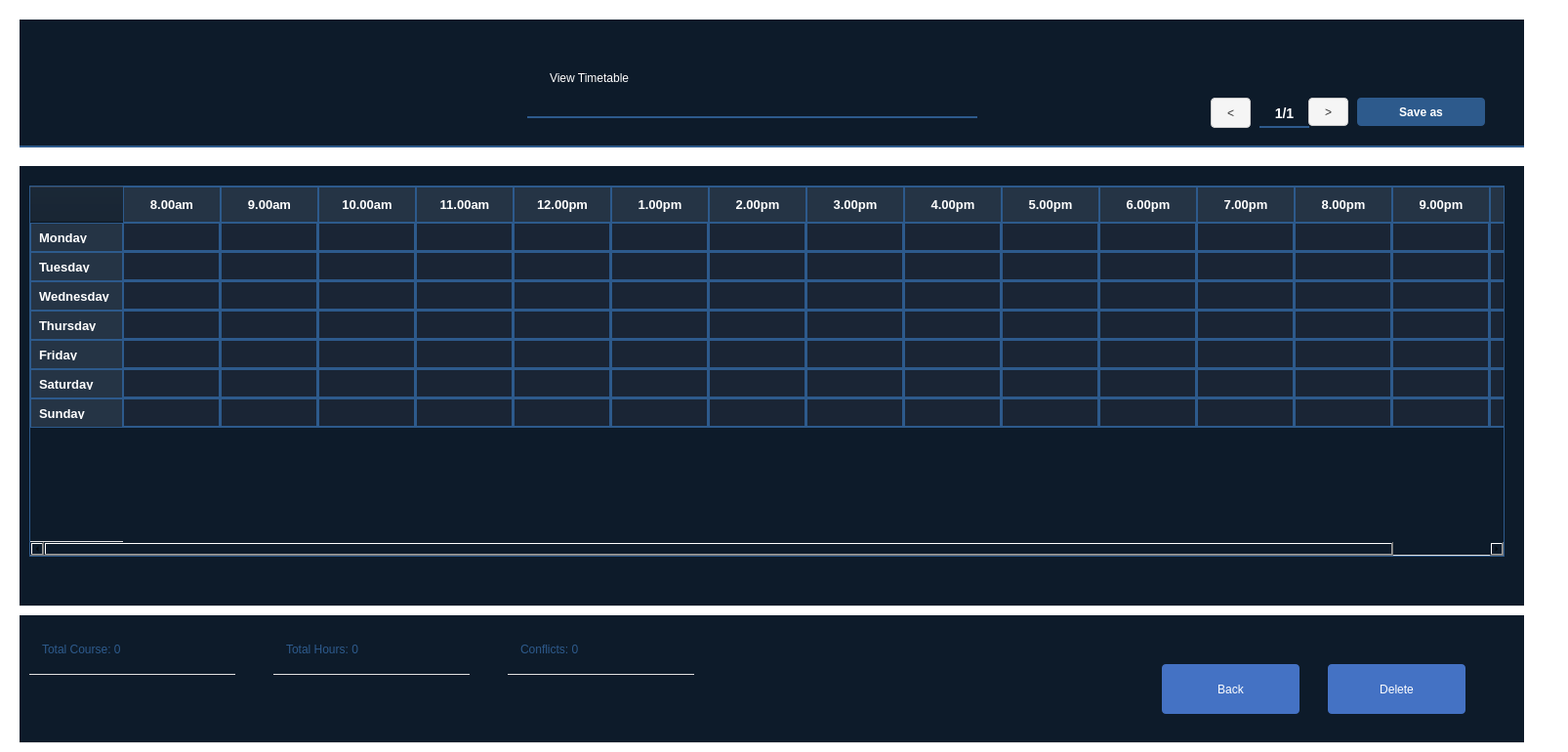
<?xml version="1.0" encoding="UTF-8"?>
<ui version="4.0">
 <class>TIMETABLE</class>
 <widget class="QDialog" name="TIMETABLE">
  <property name="geometry">
   <rect>
    <x>0</x>
    <y>0</y>
    <width>1606</width>
    <height>770</height>
   </rect>
  </property>
  <property name="windowTitle">
   <string>Dialog</string>
  </property>
  <property name="styleSheet">
   <string notr="true">background-color: #FFFFFF;</string>
  </property>
  <widget class="QWidget" name="horizontalLayoutWidget">
   <property name="geometry">
    <rect>
     <x>20</x>
     <y>20</y>
     <width>1541</width>
     <height>131</height>
    </rect>
   </property>
   <layout class="QHBoxLayout" name="horizontalLayout">
    <item>
     <widget class="QWidget" name="widget" native="true">
      <property name="styleSheet">
       <string notr="true">QWidget {
  background-color: #0D1B2A;
    border-bottom: 2px solid #2d5a8c;
}</string>
      </property>
      <widget class="QPushButton" name="prevPageBtn">
       <property name="geometry">
        <rect>
         <x>1220</x>
         <y>80</y>
         <width>41</width>
         <height>31</height>
        </rect>
       </property>
       <property name="styleSheet">
        <string notr="true">QPushButton {
    background-color: #F5F5F5;
    color: #333333;
    border: 1px solid #CCCCCC;
    border-radius: 4px;
    padding: 6px 12px;
    font-size: 12px;
}
QPushButton:hover {
    background-color: #E8E8E8;
    border: 1px solid #2d5a8c;
}
QPushButton:pressed {
    background-color: #D8D8D8;
}</string>
       </property>
       <property name="text">
        <string>&lt;</string>
       </property>
      </widget>
      <widget class="QPushButton" name="nextPageBtn">
       <property name="geometry">
        <rect>
         <x>1320</x>
         <y>80</y>
         <width>41</width>
         <height>29</height>
        </rect>
       </property>
       <property name="styleSheet">
        <string notr="true">QPushButton {
    background-color: #F5F5F5;
    color: #333333;
    border: 1px solid #CCCCCC;
    border-radius: 4px;
    padding: 6px 12px;
    font-size: 12px;
}
QPushButton:hover {
    background-color: #E8E8E8;
    border: 1px solid #2d5a8c;
}
QPushButton:pressed {
    background-color: #D8D8D8;
}</string>
       </property>
       <property name="text">
        <string>&gt;</string>
       </property>
      </widget>
      <widget class="QLabel" name="pageNumberLabel">
       <property name="geometry">
        <rect>
         <x>1270</x>
         <y>80</y>
         <width>51</width>
         <height>31</height>
        </rect>
       </property>
       <property name="styleSheet">
        <string notr="true">QLabel {
    color: #FFF;
    font-weight: bold;
    font-size: 14px;
    background-color: transparent;
}</string>
       </property>
       <property name="text">
        <string>1/1</string>
       </property>
       <property name="alignment">
        <set>Qt::AlignmentFlag::AlignCenter</set>
       </property>
      </widget>
      <widget class="QPushButton" name="saveAsBtn">
       <property name="geometry">
        <rect>
         <x>1370</x>
         <y>80</y>
         <width>131</width>
         <height>29</height>
        </rect>
       </property>
       <property name="styleSheet">
        <string notr="true">QPushButton {
    background-color: #2d5a8c;
    color: #FFFFFF;
    border: none;
    border-radius: 4px;
    padding: 8px 24px;
    font-weight: bold;
 
}
QPushButton:hover {
    background-color: #3d6fa8;
}
QPushButton:pressed {
    background-color: #1d4a7c;
}</string>
       </property>
       <property name="text">
        <string>Save as</string>
       </property>
      </widget>
      <widget class="QLabel" name="titleLabel">
       <property name="geometry">
        <rect>
         <x>520</x>
         <y>20</y>
         <width>461</width>
         <height>81</height>
        </rect>
       </property>
       <property name="styleSheet">
        <string notr="true">QLabel {
    color: #FFF;
    font: bold 32pt &quot;Segoe UI&quot;;
    background-color: transparent;
    padding: 15px 20px;
}</string>
       </property>
       <property name="text">
        <string>View Timetable</string>
       </property>
      </widget>
     </widget>
    </item>
   </layout>
  </widget>
  <widget class="QWidget" name="horizontalLayoutWidget_2">
   <property name="geometry">
    <rect>
     <x>20</x>
     <y>170</y>
     <width>1541</width>
     <height>451</height>
    </rect>
   </property>
   <layout class="QHBoxLayout" name="horizontalLayout_2">
    <item>
     <widget class="QWidget" name="widget_2" native="true">
      <property name="styleSheet">
       <string notr="true">background-color: #0D1B2A;
border-bottom: 1px solid #E0E0E0;</string>
      </property>
      <widget class="QTableWidget" name="timetableTable">
       <property name="geometry">
        <rect>
         <x>10</x>
         <y>20</y>
         <width>1511</width>
         <height>380</height>
        </rect>
       </property>
       <property name="styleSheet">
        <string notr="true">QTableWidget {
    background-color: #0D1B2A;
    alternate-background-color: #253445;
    gridline-color: #2d5a8c;
    border: 1px solid #2d5a8c;
}

QTableWidget::item {
    padding: 8px;
    color: #FFFFFF;
    background-color: #1a2535;
    border: 1px solid #2d5a8c;
}

QTableWidget::item:selected {
    background-color: #2d5a8c;
}

QHeaderView::section {
    background-color: #253445;
    color: #FFFFFF;
    padding: 8px;
    border: 1px solid #2d5a8c;
    font-weight: bold;
    font-size: 10pt;
}</string>
       </property>
       <row>
        <property name="text">
         <string>Monday</string>
        </property>
       </row>
       <row>
        <property name="text">
         <string>Tuesday</string>
        </property>
       </row>
       <row>
        <property name="text">
         <string>Wednesday</string>
        </property>
       </row>
       <row>
        <property name="text">
         <string>Thursday</string>
        </property>
       </row>
       <row>
        <property name="text">
         <string>Friday</string>
        </property>
       </row>
       <row>
        <property name="text">
         <string>Saturday</string>
        </property>
       </row>
       <row>
        <property name="text">
         <string>Sunday</string>
        </property>
       </row>
       <column>
        <property name="text">
         <string>8.00am</string>
        </property>
       </column>
       <column>
        <property name="text">
         <string>9.00am</string>
        </property>
       </column>
       <column>
        <property name="text">
         <string>10.00am</string>
        </property>
       </column>
       <column>
        <property name="text">
         <string>11.00am</string>
        </property>
       </column>
       <column>
        <property name="text">
         <string>12.00pm</string>
        </property>
       </column>
       <column>
        <property name="text">
         <string>1.00pm</string>
        </property>
       </column>
       <column>
        <property name="text">
         <string>2.00pm</string>
        </property>
       </column>
       <column>
        <property name="text">
         <string>3.00pm</string>
        </property>
       </column>
       <column>
        <property name="text">
         <string>4.00pm</string>
        </property>
       </column>
       <column>
        <property name="text">
         <string>5.00pm</string>
        </property>
       </column>
       <column>
        <property name="text">
         <string>6.00pm</string>
        </property>
       </column>
       <column>
        <property name="text">
         <string>7.00pm</string>
        </property>
       </column>
       <column>
        <property name="text">
         <string>8.00pm</string>
        </property>
       </column>
       <column>
        <property name="text">
         <string>9.00pm</string>
        </property>
       </column>
       <column>
        <property name="text">
         <string>10.00pm</string>
        </property>
       </column>
      </widget>
     </widget>
    </item>
   </layout>
  </widget>
  <widget class="QWidget" name="horizontalLayoutWidget_3">
   <property name="geometry">
    <rect>
     <x>20</x>
     <y>630</y>
     <width>1541</width>
     <height>131</height>
    </rect>
   </property>
   <layout class="QHBoxLayout" name="horizontalLayout_3">
    <item>
     <widget class="QWidget" name="widget_3" native="true">
      <property name="styleSheet">
       <string notr="true">background-color: #0D1B2A;
border-bottom: 1px solid #E0E0E0;</string>
      </property>
      <widget class="QLabel" name="totalCourseLabel">
       <property name="geometry">
        <rect>
         <x>10</x>
         <y>10</y>
         <width>211</width>
         <height>51</height>
        </rect>
       </property>
       <property name="styleSheet">
        <string notr="true">QLabel {
    color: #2d5a8c;
    font: bold 18pt &quot;Segoe UI&quot;;
    background-color: transparent;
    padding: 10px;
}</string>
       </property>
       <property name="text">
        <string>Total Course: 0</string>
       </property>
      </widget>
      <widget class="QLabel" name="totalHoursLabel">
       <property name="geometry">
        <rect>
         <x>260</x>
         <y>10</y>
         <width>201</width>
         <height>51</height>
        </rect>
       </property>
       <property name="styleSheet">
        <string notr="true">QLabel {
    color: #2d5a8c;
    font: bold 18pt &quot;Segoe UI&quot;;
    background-color: transparent;
    padding: 10px;
}</string>
       </property>
       <property name="text">
        <string>Total Hours: 0</string>
       </property>
      </widget>
      <widget class="QLabel" name="conflictsLabel">
       <property name="geometry">
        <rect>
         <x>500</x>
         <y>10</y>
         <width>191</width>
         <height>51</height>
        </rect>
       </property>
       <property name="styleSheet">
        <string notr="true">QLabel {
    color: #2d5a8c;
    font: bold 18pt &quot;Segoe UI&quot;;
    background-color: transparent;
    padding: 10px;
}</string>
       </property>
       <property name="text">
        <string>Conflicts: 0</string>
       </property>
      </widget>
      <widget class="QPushButton" name="backBtn">
       <property name="geometry">
        <rect>
         <x>1170</x>
         <y>50</y>
         <width>141</width>
         <height>51</height>
        </rect>
       </property>
       <property name="styleSheet">
        <string notr="true">QPushButton {
    background-color: #4472C4;
    color: white;
    border: none;
    border-radius: 4px;
    padding: 0px;
}
QPushButton:hover {
    background-color: #3A5BA8;
}</string>
       </property>
       <property name="text">
        <string>Back</string>
       </property>
      </widget>
      <widget class="QPushButton" name="deleteBtn">
       <property name="geometry">
        <rect>
         <x>1340</x>
         <y>50</y>
         <width>141</width>
         <height>51</height>
        </rect>
       </property>
       <property name="styleSheet">
        <string notr="true">QPushButton {
    background-color: #4472C4;
    color: white;
    border: none;
    border-radius: 4px;
    padding: 0px;
}
QPushButton:hover {
    background-color: #3A5BA8;
}</string>
       </property>
       <property name="text">
        <string>Delete</string>
       </property>
      </widget>
     </widget>
    </item>
   </layout>
  </widget>
 </widget>
 <resources/>
 <connections/>
</ui>
